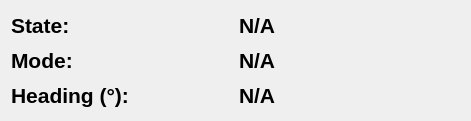
   <widget class="QWidget" name="layoutWidget_7">
    <property name="geometry">
     <rect>
      <x>530</x>
      <y>60</y>
      <width>471</width>
      <height>121</height>
     </rect>
    </property>
    <property name="font">
     <font>
      <family>Liberation Sans</family>
      <pointsize>12</pointsize>
      <weight>50</weight>
      <italic>false</italic>
      <bold>false</bold>
     </font>
    </property>
    <layout class="QVBoxLayout" name="simulation_panel_11" stretch="0">
     <property name="sizeConstraint">
      <enum>QLayout::SetMinimumSize</enum>
     </property>
     <item>
      <layout class="QHBoxLayout" name="horizontalLayout_21" stretch="0,0">
       <item>
        <layout class="QVBoxLayout" name="verticalLayout_28">
         <item>
          <widget class="QLabel" name="state">
           <property name="font">
            <font>
             <family>Liberation Sans</family>
             <pointsize>16</pointsize>
             <weight>75</weight>
             <italic>false</italic>
             <bold>true</bold>
            </font>
           </property>
           <property name="styleSheet">
            <string notr="true">border: none;</string>
           </property>
           <property name="text">
            <string>State:</string>
           </property>
          </widget>
         </item>
         <item>
          <widget class="QLabel" name="mode">
           <property name="font">
            <font>
             <family>Liberation Sans</family>
             <pointsize>16</pointsize>
             <weight>75</weight>
             <italic>false</italic>
             <bold>true</bold>
            </font>
           </property>
           <property name="styleSheet">
            <string notr="true">border: none;</string>
           </property>
           <property name="text">
            <string>Mode:</string>
           </property>
          </widget>
         </item>
         <item>
          <widget class="QLabel" name="heading_label_2">
           <property name="font">
            <font>
             <family>Liberation Sans</family>
             <pointsize>16</pointsize>
             <weight>75</weight>
             <italic>false</italic>
             <bold>true</bold>
            </font>
           </property>
           <property name="text">
            <string>Heading (°):</string>
           </property>
          </widget>
         </item>
        </layout>
       </item>
       <item>
        <layout class="QVBoxLayout" name="state_fields_11">
         <item>
          <widget class="QLabel" name="STATE">
           <property name="font">
            <font>
             <family>Liberation Sans</family>
             <pointsize>16</pointsize>
             <weight>75</weight>
             <italic>false</italic>
             <bold>true</bold>
            </font>
           </property>
           <property name="text">
            <string>N/A</string>
           </property>
          </widget>
         </item>
         <item>
          <widget class="QLabel" name="MODE">
           <property name="font">
            <font>
             <family>Liberation Sans</family>
             <pointsize>16</pointsize>
             <weight>75</weight>
             <italic>false</italic>
             <bold>true</bold>
            </font>
           </property>
           <property name="text">
            <string>N/A</string>
           </property>
          </widget>
         </item>
         <item>
          <widget class="QLabel" name="HEADING_2">
           <property name="font">
            <font>
             <family>Liberation Sans</family>
             <pointsize>16</pointsize>
             <weight>75</weight>
             <italic>false</italic>
             <bold>true</bold>
            </font>
           </property>
           <property name="text">
            <string>N/A</string>
           </property>
          </widget>
         </item>
        </layout>
       </item>
      </layout>
     </item>
    </layout>
   </widget>
